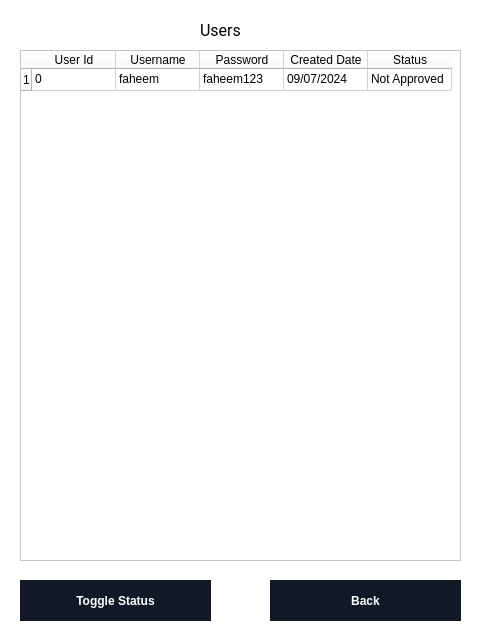
<?xml version="1.0" encoding="UTF-8"?>
<ui version="4.0">
 <class>MainWindow</class>
 <widget class="QMainWindow" name="MainWindow">
  <property name="geometry">
   <rect>
    <x>0</x>
    <y>0</y>
    <width>480</width>
    <height>640</height>
   </rect>
  </property>
  <property name="windowTitle">
   <string>MainWindow</string>
  </property>
  <property name="animated">
   <bool>true</bool>
  </property>
  <widget class="QWidget" name="centralwidget">
   <property name="styleSheet">
    <string notr="true">background:white</string>
   </property>
   <widget class="QPushButton" name="pushButton">
    <property name="geometry">
     <rect>
      <x>270</x>
      <y>580</y>
      <width>191</width>
      <height>41</height>
     </rect>
    </property>
    <property name="cursor">
     <cursorShape>PointingHandCursor</cursorShape>
    </property>
    <property name="styleSheet">
     <string notr="true">
  background-color: #111827;
  border: 1px solid transparent;
  border-radius: .75rem;
  color: #FFFFFF;
  font-family: &quot;Inter var&quot;,ui-sans-serif,system-ui,-apple-system,system-ui,&quot;Segoe UI&quot;,Roboto,&quot;Helvetica Neue&quot;,Arial,&quot;Noto Sans&quot;,sans-serif,&quot;Apple Color Emoji&quot;,&quot;Segoe UI Emoji&quot;,&quot;Segoe UI Symbol&quot;,&quot;Noto Color Emoji&quot;;
  font-size: 1.125rem;
  font-weight: 600;
  line-height: 1.5rem;
  padding: .75rem 1.2rem;
  text-align: center;
  width: auto;
</string>
    </property>
    <property name="text">
     <string>Back</string>
    </property>
   </widget>
   <widget class="QTableWidget" name="tableWidget">
    <property name="geometry">
     <rect>
      <x>20</x>
      <y>50</y>
      <width>441</width>
      <height>511</height>
     </rect>
    </property>
    <attribute name="horizontalHeaderDefaultSectionSize">
     <number>84</number>
    </attribute>
    <attribute name="verticalHeaderDefaultSectionSize">
     <number>22</number>
    </attribute>
    <row>
     <property name="text">
      <string>1</string>
     </property>
    </row>
    <column>
     <property name="text">
      <string>User Id</string>
     </property>
    </column>
    <column>
     <property name="text">
      <string>Username</string>
     </property>
    </column>
    <column>
     <property name="text">
      <string>Password</string>
     </property>
    </column>
    <column>
     <property name="text">
      <string>Created Date</string>
     </property>
    </column>
    <column>
     <property name="text">
      <string>Status</string>
     </property>
    </column>
    <item row="0" column="0">
     <property name="text">
      <string>0</string>
     </property>
    </item>
    <item row="0" column="1">
     <property name="text">
      <string>faheem</string>
     </property>
    </item>
    <item row="0" column="2">
     <property name="text">
      <string>faheem123</string>
     </property>
    </item>
    <item row="0" column="3">
     <property name="text">
      <string>09/07/2024</string>
     </property>
    </item>
    <item row="0" column="4">
     <property name="text">
      <string>Not Approved</string>
     </property>
    </item>
   </widget>
   <widget class="QLabel" name="label">
    <property name="geometry">
     <rect>
      <x>200</x>
      <y>10</y>
      <width>221</width>
      <height>41</height>
     </rect>
    </property>
    <property name="font">
     <font>
      <family>Roboto</family>
      <pointsize>12</pointsize>
     </font>
    </property>
    <property name="styleSheet">
     <string notr="true">background:none;</string>
    </property>
    <property name="text">
     <string>Users</string>
    </property>
   </widget>
   <widget class="QPushButton" name="pushButton_2">
    <property name="geometry">
     <rect>
      <x>20</x>
      <y>580</y>
      <width>191</width>
      <height>41</height>
     </rect>
    </property>
    <property name="cursor">
     <cursorShape>PointingHandCursor</cursorShape>
    </property>
    <property name="styleSheet">
     <string notr="true">
  background-color: #111827;
  border: 1px solid transparent;
  border-radius: .75rem;
  color: #FFFFFF;
  font-family: &quot;Inter var&quot;,ui-sans-serif,system-ui,-apple-system,system-ui,&quot;Segoe UI&quot;,Roboto,&quot;Helvetica Neue&quot;,Arial,&quot;Noto Sans&quot;,sans-serif,&quot;Apple Color Emoji&quot;,&quot;Segoe UI Emoji&quot;,&quot;Segoe UI Symbol&quot;,&quot;Noto Color Emoji&quot;;
  font-size: 1.125rem;
  font-weight: 600;
  line-height: 1.5rem;
  padding: .75rem 1.2rem;
  text-align: center;
  width: auto;
</string>
    </property>
    <property name="text">
     <string>Toggle Status</string>
    </property>
   </widget>
  </widget>
 </widget>
 <resources/>
 <connections/>
</ui>
